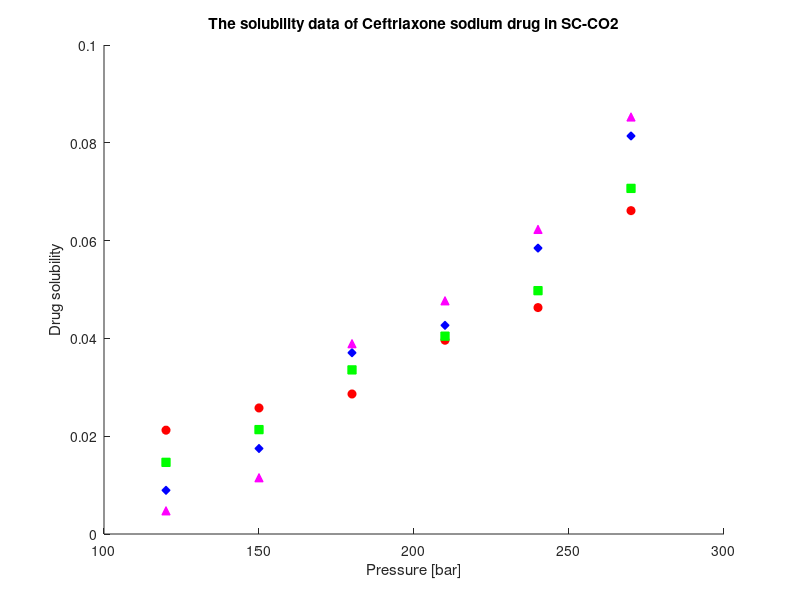

Here is the MATLAB script that generated this plot:
T_c = 253;
Mw_drug = 598.5;
Mw_CO2 = 44.01;

P = [120 150 180 210 240 270];                      % Pressure [bar]

rho_CO2 =   [769 817 849 875 896 914;
            661 744 791 824 851 872;
            509 656 725 769 802 829;
            388 557 652 710 751 783];               % Density [kg/m3]

y_1 =   [2.03 2.32 2.48 3.33 3.80 5.32;
        1.63 2.11 3.12 3.61 4.30 5.96;
        1.29 1.96 3.76 4.08 5.36 7.22;
        0.90 1.52 4.39 4.94 6.10 8.01]/10^6;       % mole fraction

S = zeros(4,6);
for j=1:4
    for i=1:6
        S(j,i) = (rho_CO2(j,i) * y_1(j,i) * Mw_drug)/(Mw_CO2 * (1 - y_1(j,i)));
    end
end

% C_drug = [0.021 0.026 0.029 0.039 0.046 0.066];     % solubility or concentration [g/L]

figure;
hold on;

scatter(P, S(1,:), 'r', 'o', 'MarkerFaceColor', 'r');  
scatter(P, S(2,:), 'g', 's', 'MarkerFaceColor', 'g');  
scatter(P, S(3,:), 'b', 'd', 'MarkerFaceColor', 'b');  
scatter(P, S(4,:), 'm', '^', 'MarkerFaceColor', 'm');  

xlabel('Pressure [bar]');
ylabel('Drug solubility');
title('The solubility data of Ceftriaxone sodium drug in SC-CO2');
